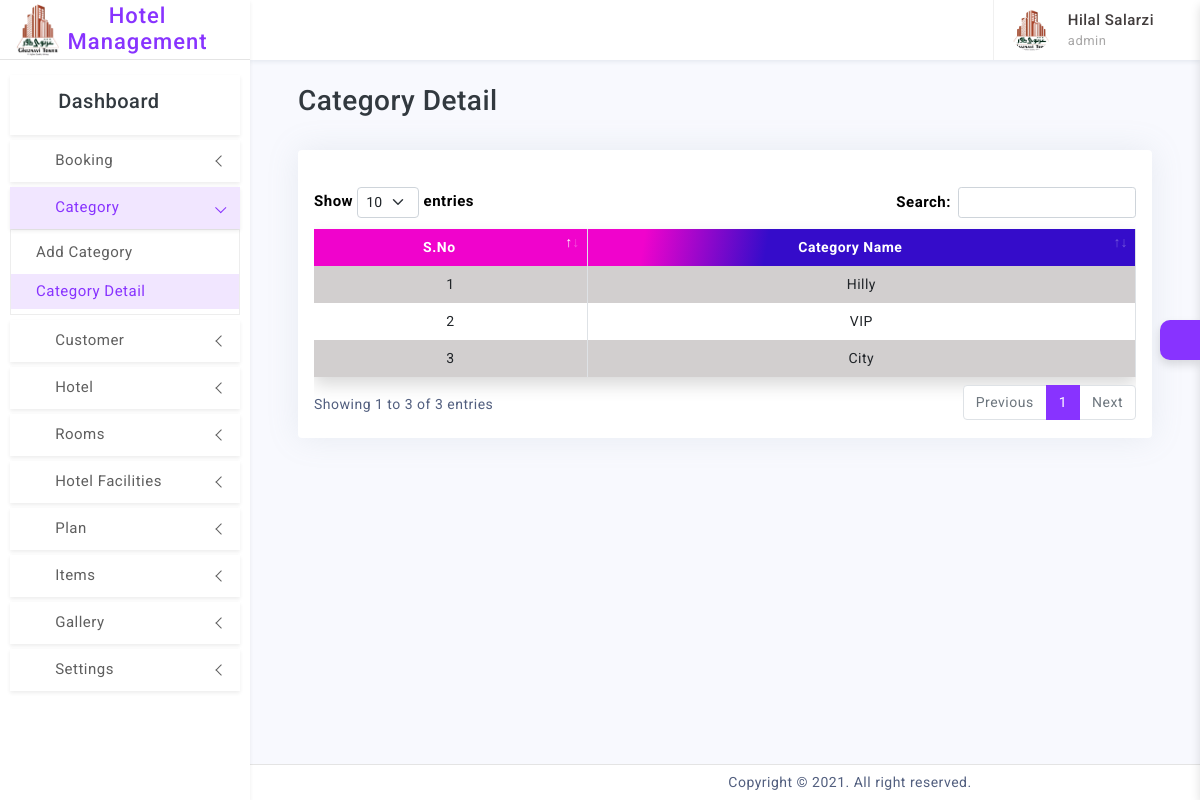
Screenshot of /pages/administrator/category.php (signed in) with the database file from the repository.
### tables this page shows
CREATE TABLE `system_users` (
  `id` int(11) NOT NULL,
  `role_id` int(11) NOT NULL,
  `status` int(11) NOT NULL DEFAULT 0,
  `name` varchar(100) NOT NULL,
  `username` varchar(50) NOT NULL,
  `email` varchar(50) NOT NULL,
  `password` varchar(100) NOT NULL,
  `contact` varchar(50) NOT NULL,
  `image` varchar(255) NOT NULL,
  `address` varchar(255) NOT NULL,
  `signupdate` date NOT NULL
);

CREATE TABLE `category` (
  `id` int(11) NOT NULL,
  `name` varchar(50) NOT NULL
);

### pages/administrator/category.php (the view, shortened to what this page needs)
<?php include("include/header.php") ?>
<div class="page-content">
    <div class="row mb-2">
        <div class="col-md-12">
            <h3 class="ps-4">Category Detail</h3>
        </div>
        <div>
            <div class="page-content container-fluid">
                <div class="row">
                    <div class="col-md-12">
                        <div class="card my-only-div-shadow">
                            <div class="card-body">
                                <?php
                                $sql = "SELECT * FROM category";
                                $run = mysqli_query($connection, $sql);
                                $row = mysqli_num_rows($run);
                                if ($row > 0) {
                                ?>
                                    <br>
                                    <div class="table-responsive">
                                        <table class="table table-bordered table-hover shadow datatable text-center table-striped ">
                                            <thead class="my-table-style bg-dark text-white ">
                                                <th>S.No</th>
                                                <th>Category Name</th>
                                            </thead>
                                            <tbody class="table-font-size">
                                                <?php
                                                $serial = 1;
                                                while ($data = mysqli_fetch_assoc($run)) {
                                                ?>
                                                    <tr>
                                                        <td><?php echo $serial++ ?></td>
                                                        <td><?php echo $data['name']; ?></td>
                                                    </tr>
                                                <?php } ?>
                                            </tbody>
                                        </table>
                                    <?php
                                } else {
                                    echo "<h3>No Results Found</h3>";
                                }
                                    ?>
                                    </div>
                            </div>
                        </div>
                    </div>
                </div>
            </div>
        </div>
        <?php include("include/footer.php") ?>

### pages/administrator/include/head.php (shortened to what this page needs)
  <?php
$fetchData1= "SELECT * FROM system_users WHERE id='$user_id'";
$runData1 = mysqli_query($connection,$fetchData1);
$rowData1 = mysqli_fetch_array($runData1);
  $name       = $rowData1['name'];
  $username   = $rowData1['username'];
  $image      = $rowData1['image'];
  $pathImg    = "../../images/admin_profile" . $image;
 ?>
<header class="printBlock">
  <div class="topbar d-flex align-items-center">
    <nav class="navbar navbar-expand">
      <div class="user-box dropdown">
        <a class="d-flex align-items-center nav-link dropdown-toggle dropdown-toggle-nocaret" href="#" role="button" data-bs-toggle="dropdown" aria-expanded="false">
          <img src="<?php echo $pathImg ?>" class="user-img" alt="user avatar">
          <div class="user-info ps-3">
            <p class="user-name mb-0"><?php echo $name ?></p>
            <p class="designattion mb-0"><?php echo $username ?></p>
          </div>
        </a>
      </div>
    </nav>
  </div>
</header>

### assets/css/app.css (style rules this page uses)
body { font-size: 14px; letter-spacing: 0.5px; overflow-x: hidden; font-family: 'Roboto', sans-serif; }
a { text-decoration: none; }
.topbar { position: fixed; top: 0; left: 250px; right: 0; height: 60px; background: #ffffff; border-bottom: 1px solid rgb(228 228 228 / 0%); background-clip: border-box; z-index: 10; box-shadow: 0 0.125rem 0.25rem rgb(136 152 170 / 15%); }
.topbar .navbar { width: 100%; height: 60px; padding-left: 30px; padding-right: 30px; }
.page-content { padding: 1.5rem; }
.dropdown-toggle-nocaret:after { display: none }
.user-img { width: 42px; height: 42px; border-radius: 50%; border: 0px solid #e5e5e5; padding: 0px; }
.user-info .user-name { font-size: 15px; font-weight: 500; color: #413c3c; }
.user-info .designattion { font-size: 13px; color: #a9a8a8; }
.user-box { display: flex; align-items: center; height: 60px; border-left: 1px solid #f0f0f0; margin-left: 1rem; }
.my-table-style { background-image: linear-gradient(280deg, #350cca 45%, #f003cc 60%); }
.table-font-size { font-size: 14px; }
.table-striped>tbody>tr:nth-of-type(odd) { background-color: rgb(221, 218, 218) !important; }

### rows the page displays
system_users: image (picture), name "Hilal Salarzi", username "admin"
category: name "Hilly"
category: name "VIP"
category: name "City"
